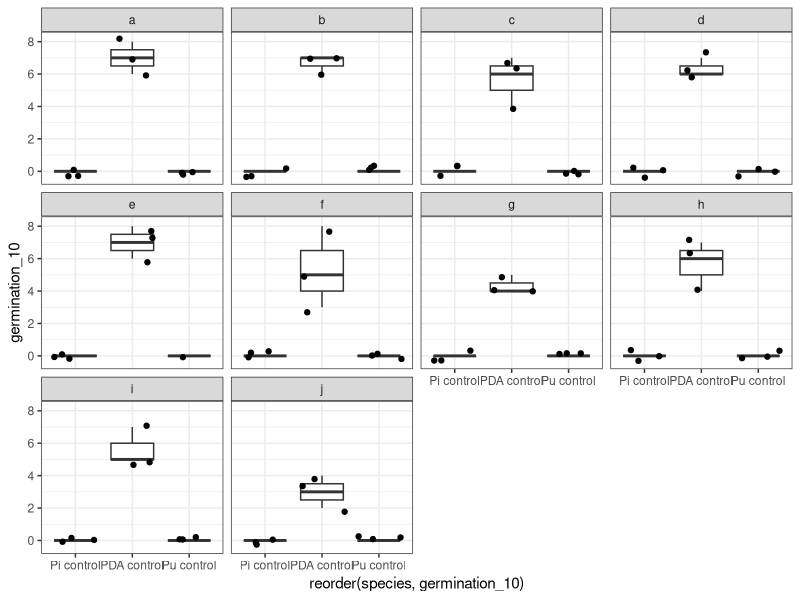
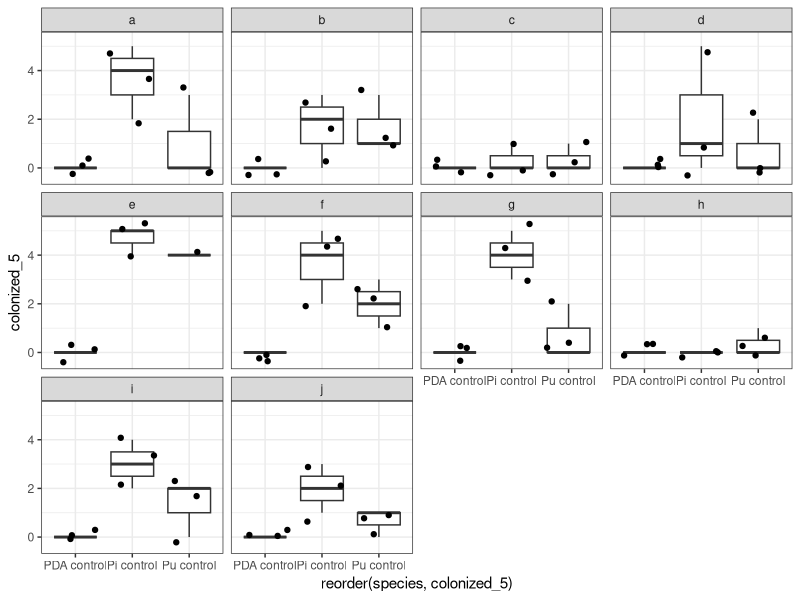
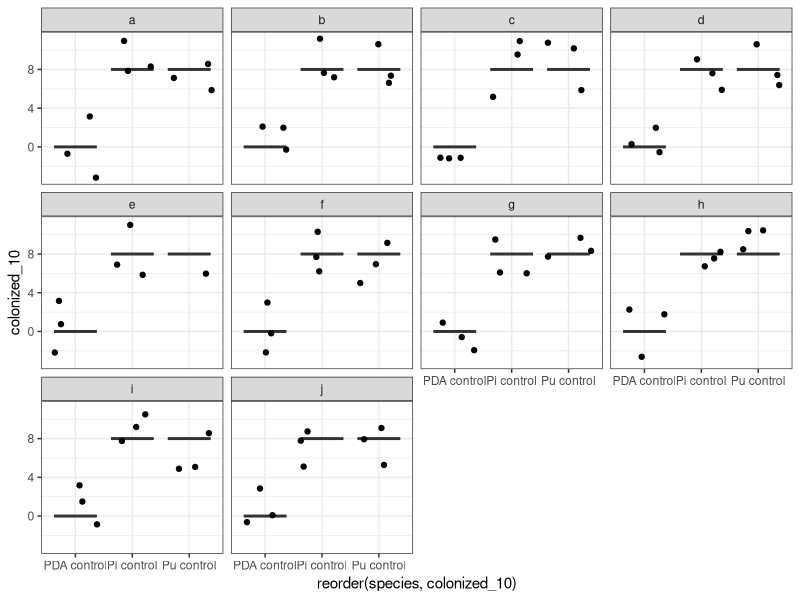
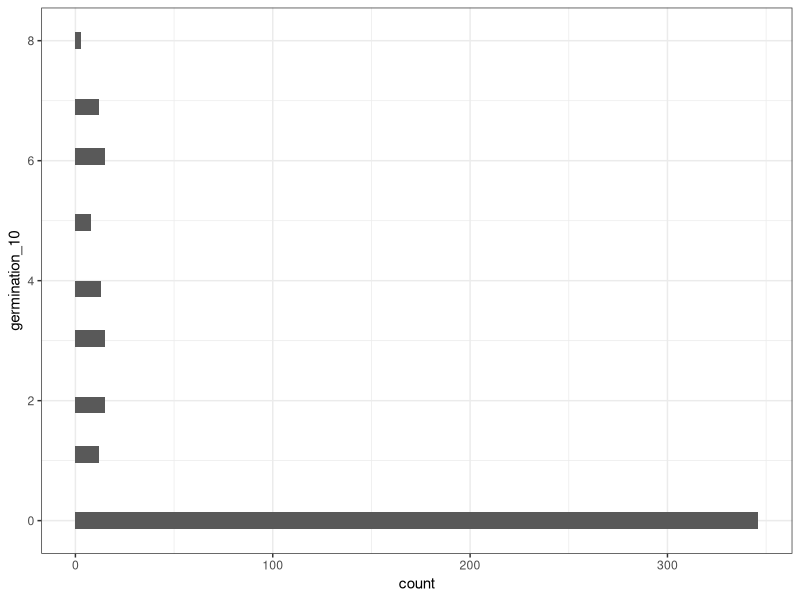
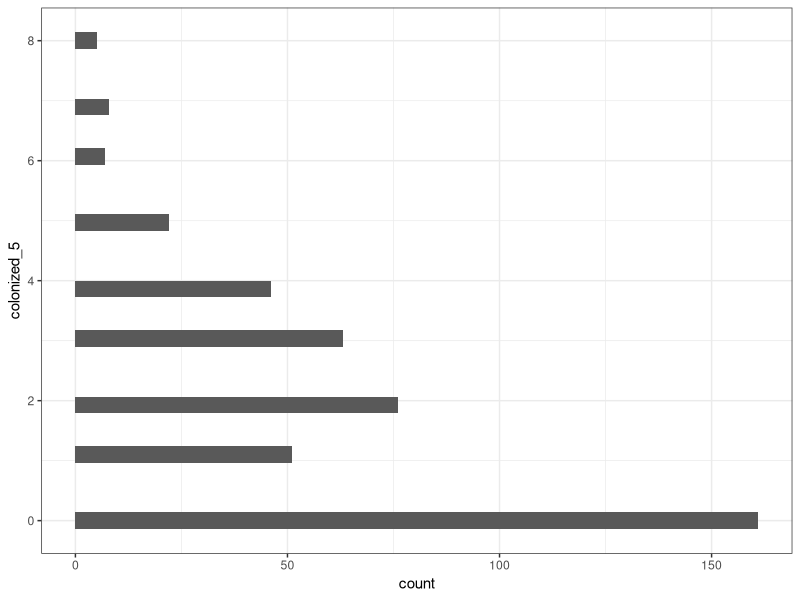
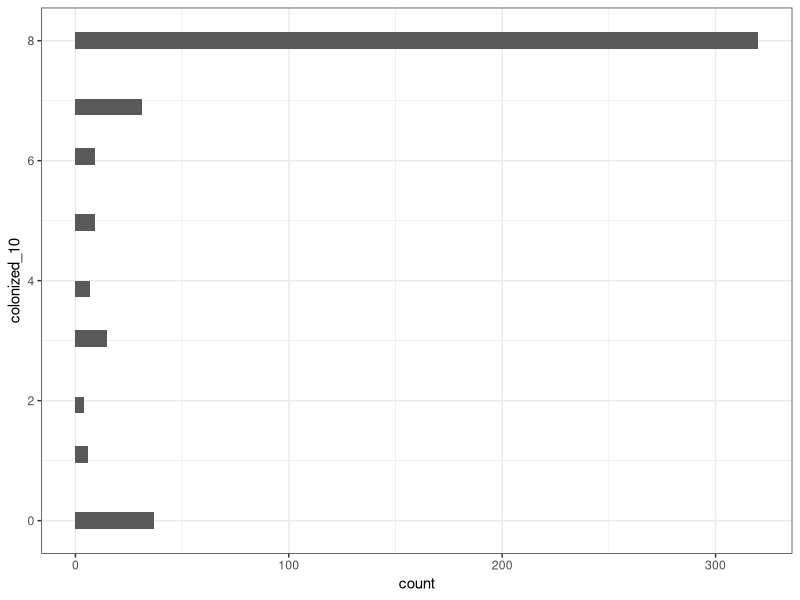
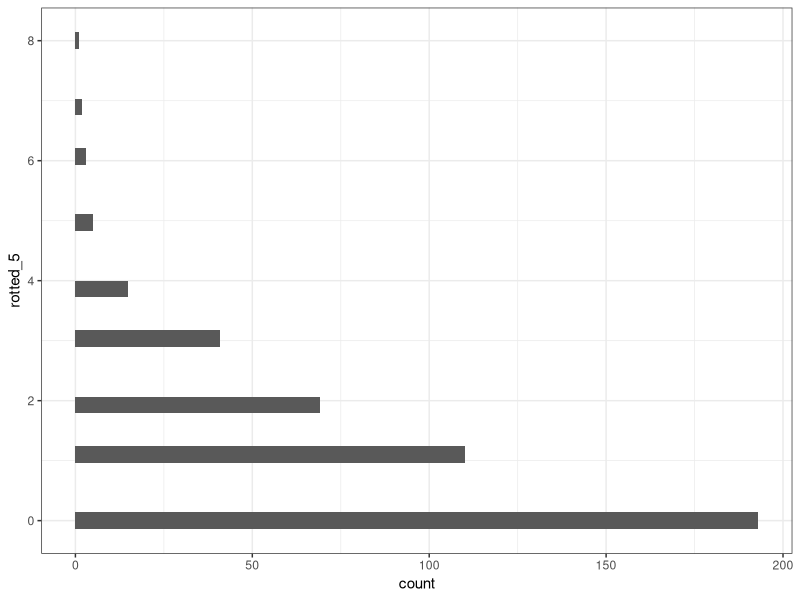
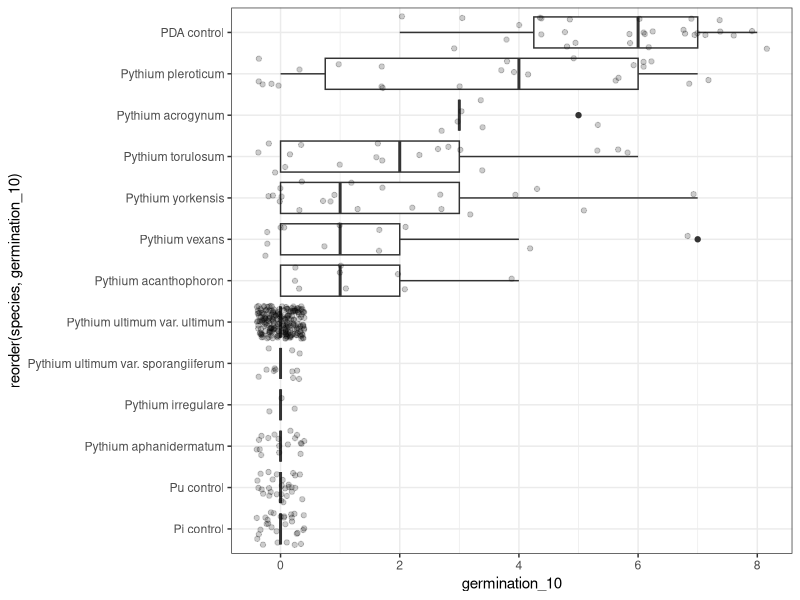

Recreate these plots in R, in order. (Note: this script raises an error after producing the figures.)
## ---- chunk 1
knitr::opts_chunk$set(echo = TRUE)
## ---- chunk 2
library(here)
library(tidyverse)
theme_set(theme_bw())
## ---- chunk 3
# aggressiveness seed assays
seed_soybean <- read_csv(here("output", "clean_data", "01_seed-aggressiveness-soybean_clean-data.csv"))
seed_corn <- read_csv(here("output", "clean_data", "01_seed-aggressiveness-corn_clean-data.csv"))
# aggressiveness seedling assays
seedling_soybean_agar <- read_csv(here("output", "clean_data", "01_seedling-aggressiveness-soybean-agar_clean-data.csv"))
seedling_soybean_millet <- read_csv(here("output", "clean_data", "01_seedling-aggressiveness-soybean-millet_clean-data.csv"))
# effect of media on pythium growth 
media_soybean <- read_csv(here("output", "clean_data", "01_media-effect-pythium-aggressiveness.csv"))
# fungicide sensitivity
fungicide <- read_csv(here("output", "clean_data", "01-fungicide-sensitivty_clean-data.csv"))

## ---- chunk 4
# check controls across reps
seed_soybean %>% 
  filter(isolate_id == "control") %>% 
  ggplot(aes(x = reorder(species, germination_10), y = germination_10)) +
  geom_boxplot() +
  geom_jitter() +
  facet_wrap(vars(rep))

seed_soybean %>% 
  filter(isolate_id == "control") %>% 
  ggplot(aes(x = reorder(species, colonized_5), y = colonized_5)) +
  geom_boxplot() +
  geom_jitter() +
  facet_wrap(vars(rep))

seed_soybean %>% 
  filter(isolate_id == "control") %>% 
  ggplot(aes(x = reorder(species, colonized_10), y = colonized_10)) +
  geom_boxplot() +
  geom_jitter() +
  facet_wrap(vars(rep))
## ---- chunk 5
# distributions
seed_soybean %>% 
  ggplot(aes(y = germination_10)) +
  geom_histogram()
  
seed_soybean %>% 
  ggplot(aes(y = colonized_5)) +
  geom_histogram()
  
seed_soybean %>% 
  ggplot(aes(y = colonized_10)) +
  geom_histogram() 

seed_soybean %>% 
  ggplot(aes(y = rotted_5)) +
  geom_histogram() 
# skew distributions in all variables
## ---- chunk 6
seed_soybean %>% 
  filter(!is.na(germination_10)) %>% 
  ggplot(aes(x = reorder(species, germination_10), y = germination_10)) +
  geom_boxplot() + 
  geom_jitter (alpha = 0.2) +
  coord_flip()

seed_soybean %>% 
  filter(!is.na(colonized_5)) %>% 
  ggplot(aes(x = reorder(species, colonized_5), y = colonized_5)) +
  geom_boxplot() + 
  geom_jitter (alpha = 0.2) +
  coord_flip()

seed_soybean %>% 
  filter(!is.na(colonized_10)) %>% 
  ggplot(aes(x = reorder(species, colonized_10), y = colonized_10))+
  geom_boxplot() + 
  geom_jitter (alpha = 0.2) +
  coord_flip() # more differences observed at 10 days

seed_soybean %>% 
  filter(!is.na(rotted_5)) %>% 
  ggplot(aes(x = reorder(species, rotted_5), y = rotted_5)) +
  geom_boxplot() + 
  geom_jitter (alpha = 0.2) +
  coord_flip() # not that informative, probably drop variable
## ---- chunk 7
# focus on day 10 observations
# filter the most aggressive species, no difference it seems
most_agg_species <- c("Pythium ultimum var. ultimum", "Pythium ultimum var. sporangiiferum", 
                       "Pythium aphanidermatum", "Pu control", "Pi control", "Pythium irregulare")

seed_soybean %>% 
  filter(!is.na(colonized_5), 
         species %in% most_agg_species) %>% 
  ggplot(aes(x = reorder(plate_id, colonized_5), y = colonized_5, color = species)) +
  geom_point(stat = "summary") +
  geom_errorbar(stat="summary", fun.data="mean_se", fun.args = list(mult = 1.96), width = 0.2) # no difference at 5 days

seed_soybean %>% 
  filter(!is.na(germination_10), 
         !species %in% most_agg_species) %>% 
  ggplot(aes(x = reorder(plate_id, germination_10), y = germination_10, color = species)) +
  geom_point(stat = "summary") +
  geom_errorbar(stat="summary", fun.data="mean_se", fun.args = list(mult = 1.96), width = 0.2)


seed_soybean %>% 
  filter(!is.na(colonized_10), 
         !species %in% most_agg_species) %>% 
  ggplot(aes(x = reorder(plate_id, colonized_10), y = colonized_10, color = species)) +
  geom_point(stat = "summary") 
## ---- chunk 8
seed_corn %>% 
  filter(isolate_id == "control") %>% 
  ggplot(aes(x = reorder(species, germination_5), y = germination_5)) +
  geom_boxplot() +
  geom_jitter() +
  facet_wrap(vars(run))

seed_soybean %>% 
  filter(isolate_id == "control") %>% 
  ggplot(aes(x = reorder(species, colonized_5), y = colonized_5)) +
  geom_boxplot() +
  geom_jitter() +
  facet_wrap(vars(rep))

seed_corn %>% 
  mutate(dry_weight_g = dry_weight_bag_g - bag_weight_g) %>% 
  filter(isolate_id == "control") %>% 
  ggplot(aes(x = reorder(species, dry_weight_g), y = dry_weight_g)) +
  geom_boxplot() +
  geom_jitter() +
  facet_wrap(vars(rep))
## ---- chunk 9
# distributions
seed_corn %>% 
  ggplot(aes(y = germination_5)) +
  geom_histogram()
  
seed_corn %>% 
  ggplot(aes(y = colonized_5)) +
  geom_histogram()
  
seed_corn %>% 
  mutate(dry_weight_g = dry_weight_bag_g - bag_weight_g) %>% 
  ggplot(aes(y = dry_weight_g)) +
  geom_histogram()

## ---- chunk 10
seed_corn %>%
  filter(!species == "Pi control") %>% 
  ggplot(aes(x = reorder(species, germination_5), y = germination_5)) +
  geom_boxplot() + 
  geom_jitter (alpha = 0.2) +
  coord_flip()

seed_corn %>% 
  filter(!species == "Pi control") %>% 
  ggplot(aes(x = reorder(species, colonized_5), y = colonized_5)) +
  geom_boxplot() + 
  geom_jitter (alpha = 0.2) +
  coord_flip()

seed_corn %>% 
  filter(!species == "Pi control") %>% 
  mutate(dry_weight_g = dry_weight_bag_g - bag_weight_g) %>%  
  filter(!is.na(dry_weight_g)) %>% 
  ggplot(aes(x = reorder(species, dry_weight_g), y = dry_weight_g)) +
  geom_boxplot() + 
  geom_jitter (alpha = 0.2) +
  coord_flip()

# missing: yorkensis, irregulare, acrogynum, acanthophoron
## ---- chunk 11
seed_corn %>% 
  filter(!is.na(germination_5), 
         !species == "Pi control") %>% 
  ggplot(aes(x = reorder(plate_id, germination_5), y = germination_5, color = species)) +
  geom_point(stat = "summary") +
  geom_errorbar(stat="summary", fun.data="mean_se", fun.args = list(mult = 1.96), width = 0.2)


seed_corn %>% 
  filter(!is.na(colonized_5), 
         !species == "Pi control") %>% 
  ggplot(aes(x = reorder(plate_id, colonized_5), y = colonized_5, color = species)) +
  geom_point(stat = "summary") +
  geom_errorbar(stat="summary", fun.data="mean_se", fun.args = list(mult = 1.96), width = 0.2)

seed_corn %>% 
  mutate(dry_weight_g = dry_weight_bag_g - bag_weight_g) %>% 
  filter(!is.na(dry_weight_g), 
         !species == "Pi control") %>% 
  ggplot(aes(x = reorder(plate_id, dry_weight_g), y = dry_weight_g, color = species)) +
  geom_point(stat = "summary") +
  geom_errorbar(stat="summary", fun.data="mean_se", fun.args = list(mult = 1.96), width = 0.2)
## ---- chunk 12
seedling_soybean_agar %>% 
  filter(!is.na(species)) %>% 
  mutate(emergence_bi = case_when(
    emergence == "N" ~ 0, 
    emergence == "Y" ~ 1,
    )) %>% 
  filter(!is.na(emergence_bi)) %>% 
  ggplot(aes(x = reorder(species, emergence_bi), y = emergence_bi)) +
  geom_col() +
  coord_flip() # no idea how to manage this data

seedling_soybean_agar %>%
  filter(!is.na(species), 
         !is.na(plant_mass_g)) %>% 
  ggplot(aes(x = reorder(species, plant_mass_g), y = plant_mass_g)) +
  geom_boxplot() + 
  geom_jitter (alpha = 0.2) +
  coord_flip()

seedling_soybean_agar %>%
   filter(!is.na(species), 
         !is.na(root_mass_g)) %>% 
  ggplot(aes(x = reorder(species, root_mass_g), y = root_mass_g)) +
  geom_boxplot() + 
  geom_jitter (alpha = 0.2) +
  coord_flip()
## ---- chunk 13

seedling_soybean_millet %>%
  ggplot(aes(x = reorder(species, germination), y = germination,  color = factor(millet_ml))) +
  geom_boxplot(alpha = 0.5) + 
  geom_jitter (alpha = 0.2, color = "gray50") +
  coord_flip() 
  facet_wrap(vars(millet_ml))
  
  
seedling_soybean_millet %>%
  mutate(dry_weight_g = envelope_plant_g - envelope_g) %>% 
  ggplot(aes(x = reorder(species, dry_weight_g ), y = dry_weight_g,  color = factor(millet_ml))) +
  geom_boxplot(alpha = 0.5) + 
  geom_jitter (alpha = 0.2, color = "gray50") +
  coord_flip() 
  facet_wrap(vars(millet_ml))
## ---- chunk 14
media_soybean %>% 
  ggplot(aes(x = reorder(type, germination_5), y = germination_5)) +
  geom_boxplot() +
  geom_jitter() +
  facet_wrap(vars(innocolum), scales = "free_x")

media_soybean %>% 
  ggplot(aes(x = reorder(type, germination_10), y = germination_10)) +
  geom_boxplot() +
  geom_jitter() +
  facet_wrap(vars(innocolum), scales = "free_x")


media_soybean %>% 
  ggplot(aes(x = reorder(type, colonized_5), y = colonized_5)) +
  geom_boxplot() +
  geom_jitter() +
  facet_wrap(vars(innocolum), scales = "free_x")
  
media_soybean %>% 
  ggplot(aes(x = reorder(type, colonized_10), y = colonized_5)) +
  geom_boxplot() +
  geom_jitter() +
  facet_wrap(vars(innocolum), scales = "free_x") # not much difference from day 5

# not using the rotted data, most is missing data
media_soybean %>% 
  ggplot(aes(x = reorder(type, rotted_5), y = rotted_5)) +
  geom_boxplot() +
  geom_jitter() +
  facet_wrap(vars(innocolum), scales = "free_x")
  
media_soybean %>% 
  ggplot(aes(x = reorder(type, rotted_10), y = rotted_5)) +
  geom_boxplot() +
  geom_jitter() +
  facet_wrap(vars(innocolum), scales = "free_x") 
